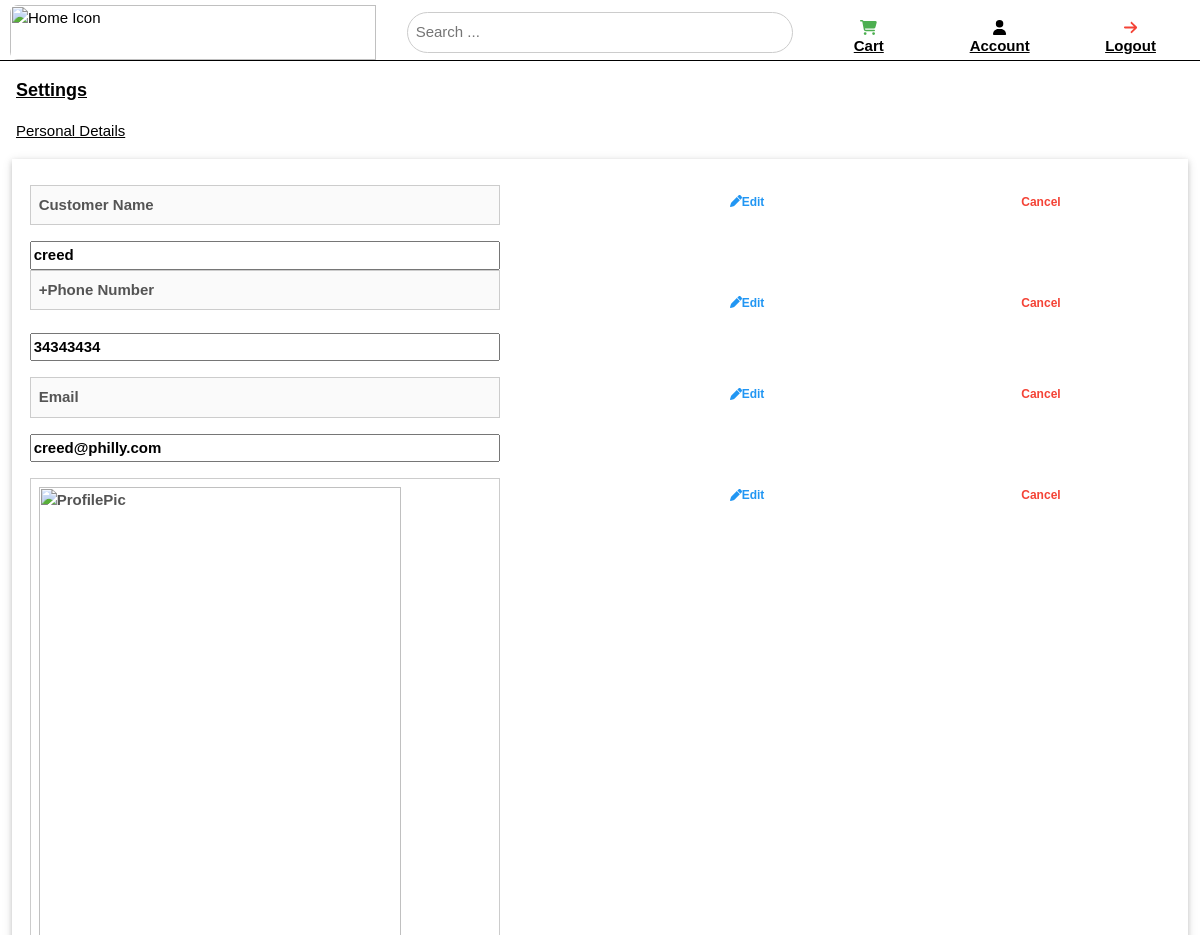
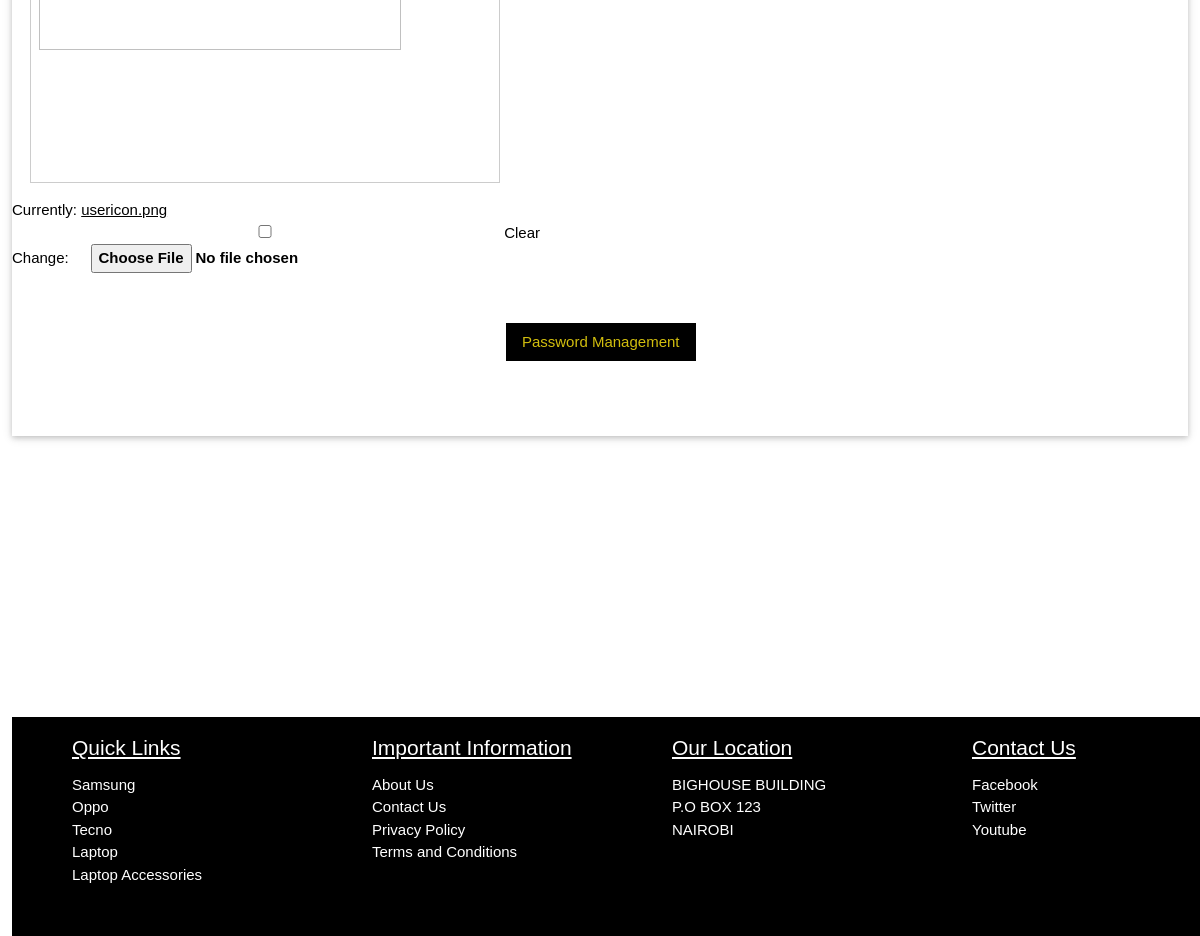
/personal_details (signed in), run on the app's committed database (2 pictures, top to bottom).
### eshopping/models.py (models this page shows, shortened)
class Customer(models.Model):
    user = models.OneToOneField(User, null=True, on_delete=models.CASCADE)
    customer_name = models.CharField(max_length=100, null=True)
    profile_pic = models.ImageField(default='usericon.png',height_field=None, width_field=None, max_length=100, blank=True)
    phone = models.IntegerField(null=True)
    email = models.EmailField(null=True)
    class Meta:
        verbose_name_plural = 'Customer'

### eshopping/views.py (the view)
# urls.py: path('personal_details', views.personal_detilsPage, name='personal_details'),
@login_required(login_url='authenticate')
def personal_detilsPage(request):
    customer = request.user.customer
    form = ProfileForm(instance=customer)
    if request.method == 'POST':
        form = ProfileForm(request.POST, request.FILES, instance=customer)
        if form.is_valid():
            form.save()
    context = {'form': form}
    return render(request, 'eshopping/personal-details.html', context)

### eshopping/forms.py
class ProfileForm(ModelForm):
    class Meta:
        model = Customer
        fields = '__all__'
        exclude = ['user']

### eshopping/templates/eshopping/personal-details.html (shortened to what this page needs)
<html lang="en">
    <head>
        {% extends 'eshopping/index.html' %}
         {% block content %}
         <div id="page-wrapper">
            <div id="content-wrapper">
                <div id="sticky-content">
                   {% include 'eshopping/navbar.html' %}
                    <div style="text-decoration: underline;font-weight: bold;" class="w3-large w3-margin-left w3-margin-top w3-margin-bottom">Settings</div>
                      <div style="text-decoration: underline;" class="w3-panel">Personal Details</div>
               <div id="pers-det" class="w3-card-2">
                      <div id="personalDetails">
                          <form action="" method="POST" enctype="multipart/form-data">
                        <div class="w3-row" >
                            <div class="w3-col s8 l6">
                                <input id='currentName' disabled class="w3-input w3-border w3-margin-top w3-margin-bottom" value="Customer Name" type="text" name="names" id="names">
                                       {{form.customer_name}}
                                <br>
                            </div>
                            <button  id="modifyName" style="font-weight: bold;" class="w3-btn l3 w3-margin-top w3-text-blue w3-col w3-small l2 s2"><i class="fas fa-pen"></i>Edit</button>
                            <button id="cancelNameMod" style="font-weight: bold;" class="w3-btn l3 w3-margin-top w3-hover-pale-red w3-text-red w3-col l2  w3-center w3-small  s2">Cancel</button>
                        </div>
                          <div class="w3-row" >
                            <div class="w3-col s8 l6">
                              <input  id="currentPhone" maxlength="13" minlength="13" disabled class="w3-input w3-border " value="+Phone Number" type="tel" name="phoneNo" id="phoneNo">
                                        <br>
                                {{form.phone}}
                            </div>
                            <button  id="modifyName" style="font-weight: bold;" class="w3-btn l3 w3-margin-top w3-text-blue w3-col w3-small l2 s2"><i class="fas fa-pen"></i>Edit</button>
                            <button id="cancelNameMod" style="font-weight: bold;" class="w3-btn l3 w3-margin-top w3-hover-pale-red w3-text-red w3-col l2  w3-center w3-small  s2">Cancel</button>
                        </div>
                          <div class="w3-row" >
                            <div class="w3-col s8 l6">
                                <input id='currentEmail' disabled class="w3-input w3-border w3-margin-top w3-margin-bottom" value="Email" type="email" name="email" id="email">
                                {{form.email}}
                            </div>
                            <button  id="modifyName" style="font-weight: bold;" class="w3-btn l3 w3-margin-top w3-text-blue w3-col w3-small l2 s2"><i class="fas fa-pen"></i>Edit</button>
                            <button id="cancelNameMod" style="font-weight: bold;" class="w3-btn l3 w3-margin-top w3-hover-pale-red w3-text-red w3-col l2  w3-center w3-small  s2">Cancel</button>
                        </div>
                              <div class="w3-row" >
                            <div class="w3-col s8 l6">
                                <input id='currentPic' disabled class="w3-input w3-border w3-margin-top w3-margin-bottom" value="ProfilePic" type="image" name="profilepic" id="profilepic">
                                {{form.profile_pic}}
                            </div>
                            <button  id="modifyName" style="font-weight: bold;" class="w3-btn l3 w3-margin-top w3-text-blue w3-col w3-small l2 s2"><i class="fas fa-pen"></i>Edit</button>
                            <button id="cancelNameMod" style="font-weight: bold;" class="w3-btn l3 w3-margin-top w3-hover-pale-red w3-text-red w3-col l2  w3-center w3-small  s2">Cancel</button>
                       <button id="triggerPasswordUpdate" class="w3-center w3-btn w3-black w3-text-yellow">Password Management</button>
                         </form>
                    </div>
            </div>
                    {% include 'eshopping/footer.html' %}
            </div>
    </body>
         {% endblock %}

### static/styles/w3.css (style rules this page uses)
*,*:before,*:after { box-sizing:inherit }
html { -ms-text-size-adjust:100%;-webkit-text-size-adjust:100% }
a { background-color:transparent }
button,input,select,textarea,optgroup { font:inherit;margin:0 }
button,input { overflow:visible }
button,select { text-transform:none }
button,[type=button],[type=reset],[type=submit] { -webkit-appearance:button }
[type=checkbox],[type=radio] { padding:0 }
html,body { font-family:Verdana,sans-serif;font-size:15px;line-height:1.5 }
html { overflow-x:hidden }
a { color:inherit }
.w3-btn,.w3-button { border:none;display:inline-block;padding:8px 16px;vertical-align:middle;overflow:hidden;text-decoration:none;color:inherit;background-color:inherit;text-align:center;cursor:pointer;white-space:nowrap }
.w3-btn,.w3-button { -webkit-touch-callout:none;-webkit-user-select:none;-khtml-user-select:none;-moz-user-select:none;-ms-user-select:none;user-select:none }
.w3-input { padding:8px;display:block;border:none;border-bottom:1px solid #ccc;width:100% }
.w3-container:after,.w3-container:before,.w3-panel:after,.w3-panel:before,.w3-row:after,.w3-row:before,.w3-row-padding:after,.w3-row-padding:before, .w3-cell-row:before,.w3-cell-row:after,.w3-clear:after,.w3-clear:before,.w3-bar:before,.w3-bar:after { content:"";display:table;clear:both }
.w3-col,.w3-half,.w3-third,.w3-twothird,.w3-threequarter,.w3-quarter { float:left;width:100% }
.w3-col.s2 { width:16.66666% }
.w3-col.s8 { width:66.66666% }
@media (min-width:993px) { .w3-col.l2 { width:16.66666% } }
@media (min-width:993px) { .w3-col.l3 { width:24.99999% } }
@media (min-width:993px) { .w3-col.l6 { width:49.99999% } }
.w3-container,.w3-panel { padding:0.01em 16px }
.w3-panel { margin-top:16px;margin-bottom:16px }
.w3-card,.w3-card-2 { box-shadow:0 2px 5px 0 rgba(0,0,0,0.16),0 2px 10px 0 rgba(0,0,0,0.12) }
.w3-small { font-size:12px!important }
.w3-large { font-size:18px!important }
.w3-center { text-align:center!important }
.w3-border { border:1px solid #ccc!important }
.w3-margin-top { margin-top:16px!important }
.w3-margin-bottom { margin-bottom:16px!important }
.w3-margin-left { margin-left:16px!important }
.w3-black,.w3-hover-black:hover { color:#fff!important;background-color:#000!important }
.w3-text-blue,.w3-hover-text-blue:hover { color:#2196F3!important }
.w3-text-red,.w3-hover-text-red:hover { color:#f44336!important }
.w3-text-yellow,.w3-hover-text-yellow:hover { color:#d2be0e!important }

### static/styles/large-screen.css (style rules this page uses)
@media screen and (min-width:786px) { #page-wrapper { position: relative; min-height: 100vh; } }
@media screen and (min-width:786px) { #content-wrapper { padding-bottom: 500px; position: relative; } }
@media screen and (min-width:786px) { #sticky-content { border-bottom: 1px solid black; z-index: 10; background-color: white; position: sticky; top:0px; } }
@media screen and (min-width:786px) { #pers-det { width: 98%; margin-left: 1%; padding-top:10px; padding-bottom:20px; } }
@media screen and (min-width:786px) { #personalDetails input { margin-left:3%; font-weight: bold; width:80%; } }
@media screen and (min-width:786px) { #triggerPasswordUpdate { margin-top:50px; margin-bottom:40px; margin-left:42%; } }

### data on the page
Customer: customer_name "creed", phone "34343434", email "creed@philly.com"
